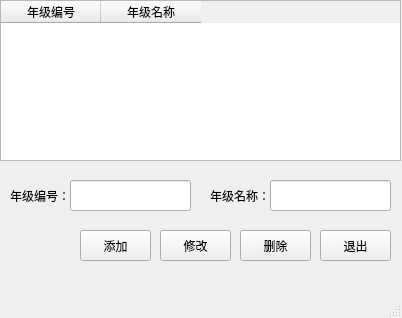
<?xml version="1.0" encoding="UTF-8"?>
<ui version="4.0">
 <class>MainWindow</class>
 <widget class="QMainWindow" name="MainWindow">
  <property name="geometry">
   <rect>
    <x>0</x>
    <y>0</y>
    <width>402</width>
    <height>318</height>
   </rect>
  </property>
  <property name="windowTitle">
   <string>年级设置</string>
  </property>
  <property name="windowIcon">
   <iconset>
    <normaloff>../image/favicon.ico</normaloff>../image/favicon.ico</iconset>
  </property>
  <widget class="QWidget" name="centralwidget">
   <widget class="QTableWidget" name="tableWidget">
    <property name="geometry">
     <rect>
      <x>0</x>
      <y>0</y>
      <width>401</width>
      <height>161</height>
     </rect>
    </property>
    <column>
     <property name="text">
      <string>年级编号</string>
     </property>
    </column>
    <column>
     <property name="text">
      <string>年级名称</string>
     </property>
    </column>
   </widget>
   <widget class="QLabel" name="label">
    <property name="geometry">
     <rect>
      <x>10</x>
      <y>180</y>
      <width>61</width>
      <height>31</height>
     </rect>
    </property>
    <property name="text">
     <string>年级编号：</string>
    </property>
   </widget>
   <widget class="QLineEdit" name="lineEdit">
    <property name="geometry">
     <rect>
      <x>70</x>
      <y>180</y>
      <width>121</width>
      <height>31</height>
     </rect>
    </property>
   </widget>
   <widget class="QLabel" name="label_2">
    <property name="geometry">
     <rect>
      <x>210</x>
      <y>180</y>
      <width>61</width>
      <height>31</height>
     </rect>
    </property>
    <property name="text">
     <string>年级名称：</string>
    </property>
   </widget>
   <widget class="QLineEdit" name="lineEdit_2">
    <property name="geometry">
     <rect>
      <x>270</x>
      <y>180</y>
      <width>121</width>
      <height>31</height>
     </rect>
    </property>
   </widget>
   <widget class="QPushButton" name="pushButton">
    <property name="geometry">
     <rect>
      <x>80</x>
      <y>230</y>
      <width>71</width>
      <height>31</height>
     </rect>
    </property>
    <property name="text">
     <string>添加</string>
    </property>
   </widget>
   <widget class="QPushButton" name="pushButton_2">
    <property name="geometry">
     <rect>
      <x>160</x>
      <y>230</y>
      <width>71</width>
      <height>31</height>
     </rect>
    </property>
    <property name="text">
     <string>修改</string>
    </property>
   </widget>
   <widget class="QPushButton" name="pushButton_3">
    <property name="geometry">
     <rect>
      <x>240</x>
      <y>230</y>
      <width>71</width>
      <height>31</height>
     </rect>
    </property>
    <property name="text">
     <string>删除</string>
    </property>
   </widget>
   <widget class="QPushButton" name="pushButton_4">
    <property name="geometry">
     <rect>
      <x>320</x>
      <y>230</y>
      <width>71</width>
      <height>31</height>
     </rect>
    </property>
    <property name="text">
     <string>退出</string>
    </property>
   </widget>
  </widget>
  <widget class="QMenuBar" name="menubar">
   <property name="geometry">
    <rect>
     <x>0</x>
     <y>0</y>
     <width>402</width>
     <height>23</height>
    </rect>
   </property>
  </widget>
  <widget class="QStatusBar" name="statusbar"/>
 </widget>
 <resources/>
 <connections/>
</ui>
